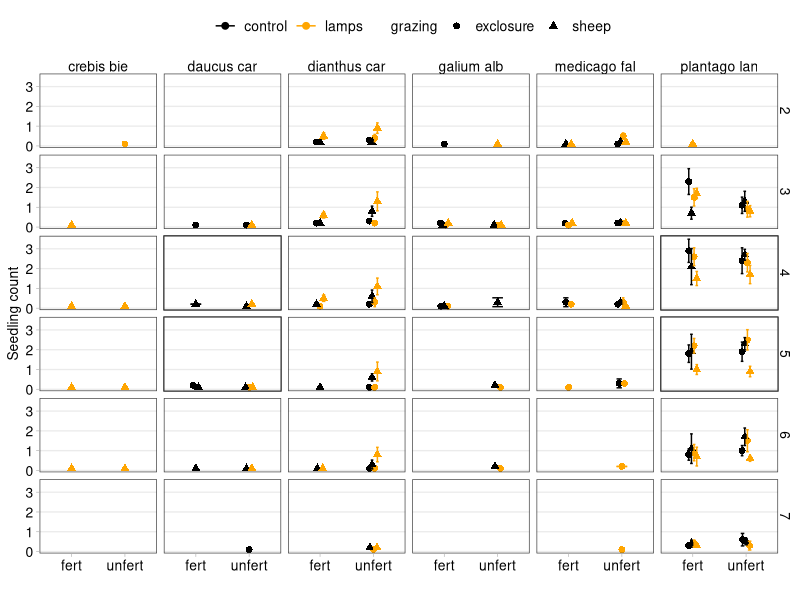
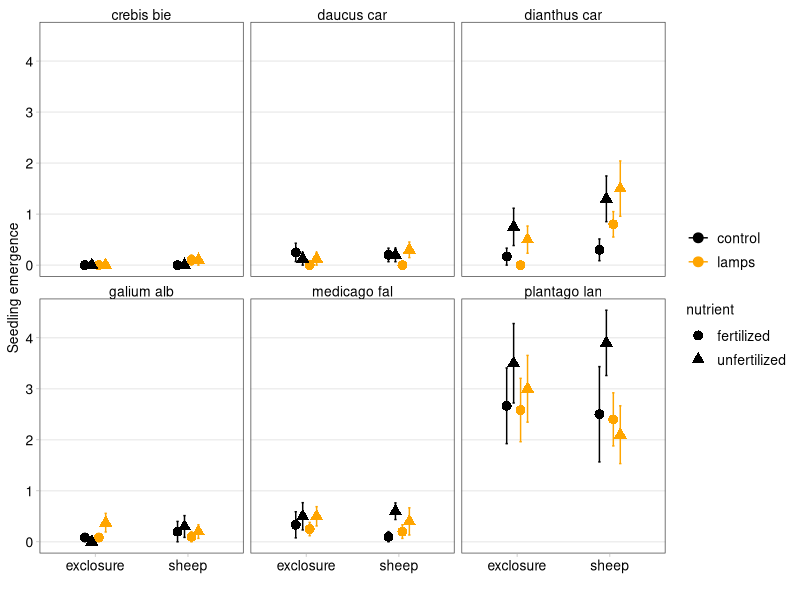

Write R code to recreate these figures, in order.
## ---- chunk 1
#library(plyr)
library(tidyverse)
library(ggplot2)
library(ggthemes)

# theme for plotting
theme_cw <- function () { 
  theme_bw(base_size=10) %+replace% 
    theme(
      panel.background = element_blank(), 
      plot.background = element_blank(), 
      axis.ticks = element_line(colour = "grey70", size = rel(0.5)),
      panel.grid.minor = element_blank(), 
      panel.grid.major.x = element_blank(),
      legend.background = element_blank(), 
      legend.key = element_blank(),
      strip.background = element_blank(), 
      strip.text=element_text(size=10),
      axis.text=element_text(size=10),
      complete = TRUE
    )
}

# Chhaya's path
mark.seedlings <- read.csv("data/toothpick_seedling_data_2020_all.csv",
                           stringsAsFactors = FALSE)
plot.list <- read.csv("data/plot_list.csv", stringsAsFactors = FALSE)

# Mia's path
#mark.seedlings<-read.csv("C:/Users/mj65tivo/Dropbox/eDiValo-seedlings/Data Entry/toothpick_seedling_data_2020_all.csv", stringsAsFactors = FALSE)
#View(mark.seedlings)
# For Mia: change first column name to month
#colnames(mark.seedlings)[1]<-"month"

# adding separate columns for exclosure, light, and fertilization treatments
mark.seedlings$grazing <- 'sheep'
mark.seedlings$grazing[grep('E', mark.seedlings$plot)] <- 'exclosure'
mark.seedlings$nutrient <- 'unfertilized'
mark.seedlings$nutrient[grep('F', mark.seedlings$plot)] <- 'fertilized'
mark.seedlings$light <- 'control'
mark.seedlings$light[grep('L', mark.seedlings$plot)] <- 'lamps'

# summary of total number by species, plot, and month
mark.summary <- mark.seedlings %>%
    group_by(block, plot, grazing, nutrient, light, species, month) %>%
  dplyr::summarize(
    count = sum(number),
    count.2 = sum(number>0))

# combine plot numbers and treatments together in plot list file
plot.list$plot <- paste(plot.list$plotid, plot.list$treat, sep="")
plot.list$block <- rep(1:10, each = 8)

## ---- chunk 2
mark.plot <- mark.summary %>% 
  group_by(grazing, nutrient, light, species, month) %>%
  dplyr::summarize(
    plots.present = length(count),
    total.mean = sum(count)/10,
    total.se = sd(count)/sqrt(10))

plantago <- filter(mark.plot, species=="plantago lan")
daucus <- filter(mark.plot, species=="daucus car")
medicago <- filter(mark.plot, species=="medicago fal.")
dianthus <- filter(mark.plot, species=="dianthus car")
galium <- filter(mark.plot, species=="galium alb")
crebis <- filter(mark.plot, species=="crebis bie")

## everything
ggplot(mark.plot, aes(x=nutrient, y=total.mean, 
                     ymin=total.mean-total.se, ymax=total.mean+total.se,
                     color=light, shape=grazing)) +
  facet_grid(month~species) +
  geom_point(size=2, position=position_dodge(0.2)) +
  geom_errorbar(width=0.2, position=position_dodge(0.2)) +
  ylab('Seedling count') +
  xlab('') +
  scale_x_discrete(labels=c("fertilized" = "fert", "unfertilized" = "unfert")) +
  theme_cw() +
  theme(text = element_text(size=10)) +
  scale_color_manual(values=c('black','orange'), name='') +
  theme(legend.position = 'top', legend.text=element_text(size=10))

#ggsave(filename = 'species_time.pdf', width=10, height=8, units='in')

## ---- chunk 3

# for each toothpick, if one or two seedlings emerged
mark.emergence <- mark.seedlings %>%
  group_by(block, plot, grazing, nutrient, light, species, id..1.6.) %>%
  dplyr::summarize(
    emergence.2 = max(number),
    emergence.1 = ifelse(emergence.2 > 0, 1, 0)
    )

# summary of number of seedlings emerged per species per plot
emergence.summary <- mark.emergence %>%
  group_by(block, plot, grazing, nutrient, light, species) %>%
  dplyr::summarise(
    emerged = sum(emergence.2),
    emerged.1 = sum(emergence.1)
  )

# setting up the full data frame with zeros
species.list <- unique(mark.plot$species)
plot.rep <- rep.int(plot.list$plot, length(species.list))
block.rep <- rep.int(plot.list$block, length(species.list))
species.rep <- rep(species.list, each=length(plot.list$plot))

emergence.summary.min <- emergence.summary %>%
  ungroup() %>%
  select(., plot, species, emerged, emerged.1)

emergence.full <- data.frame(plot = plot.rep, species = species.rep, block = block.rep) %>%
  left_join(emergence.summary.min, by = c('plot', 'species'))

# consider turning this into a function?
emergence.full$grazing <- 'sheep'
emergence.full$grazing[grep('E', emergence.full$plot)] <- 'exclosure'
emergence.full$nutrient <- 'unfertilized'
emergence.full$nutrient[grep('F', emergence.full$plot)] <- 'fertilized'
emergence.full$light <- 'control'
emergence.full$light[grep('L', emergence.full$plot)] <- 'lamps'

# changing added 'na' rows to zeros
emergence.full$emerged[is.na(emergence.full$emerged)] <- 0
emergence.full$emerged.1[is.na(emergence.full$emerged.1)] <- 0

## ---- chunk 4

emergence.plot <- emergence.full %>%
  group_by(grazing, nutrient, light, species) %>%
  dplyr::summarize(
    n = length(emerged),
    emergence.mean = mean(emerged, na.rm = TRUE),
    emergence.se = sd(emerged)/sqrt(n)
  )

ggplot(emergence.plot,
       aes(x=grazing, y=emergence.mean, 
           ymin=emergence.mean-emergence.se, ymax=emergence.mean+emergence.se,
           color=light, shape = nutrient)) +
  facet_wrap(vars(species)) +
  geom_point(size=3, position=position_dodge(0.3)) +
  geom_errorbar(width=0.1, position=position_dodge(0.3)) +
  ylab('Seedling emergence') +
  xlab('') +
  theme_cw() +
  theme(text = element_text(size=10)) +
  scale_color_manual(values=c('black','orange'), name='') +
  theme(legend.position = 'right', legend.text=element_text(size=10))

## ---- chunk 5

emerg.pla <- emergence.full %>% filter(species == 'plantago lan')
emerg.dia <- emergence.full %>% filter(species == 'dianthus car')
